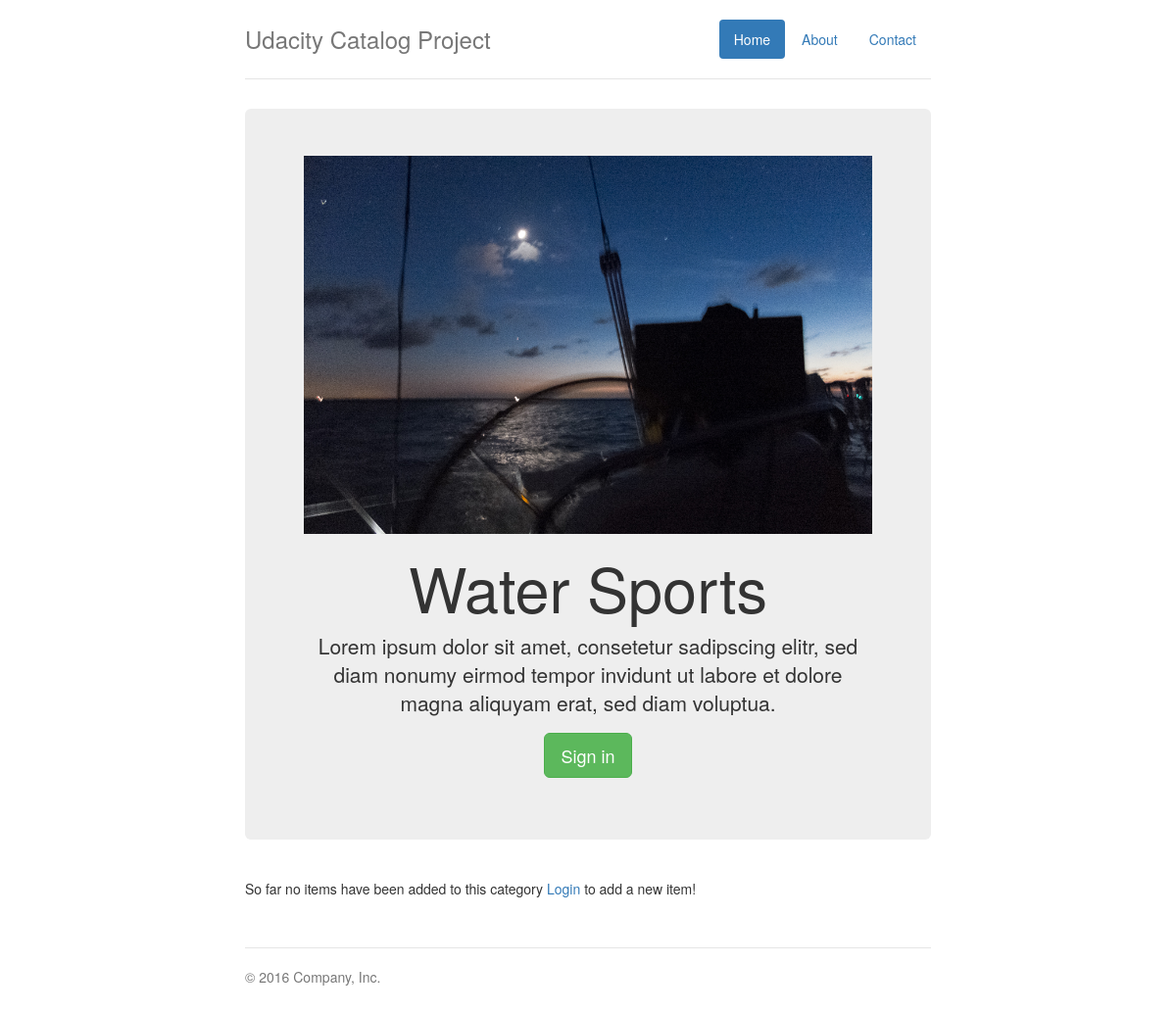
The page /expedition/1/category/1 on the database its author committed.
### setup_database.py (models this page shows, shortened)
class Category(Base):
    __tablename__ = 'categories'
    id = Column(Integer, primary_key=True)
    name = Column(String(80), nullable=False)
    description = Column(String(255), nullable=False)
    picture = Column(String(255), nullable=True)
    user_id = Column(Integer, ForeignKey('users.id'))
    expedition = relationship('Expedition',
                              secondary=expeditions_categories,
                              back_populates='category')

### main.py (the view)
@app.route('/expedition/<int:expedition_id>/category/<int:category_id>')
def category(expedition_id, category_id):
    expedition = session.query(Expedition).filter_by(id=expedition_id).one()
    category = session.query(Category).filter_by(id=category_id).one()
    items = session.query(Item).filter_by(category_id=category_id, expedition_id=expedition_id).all()
    return render_template('category.html', category=category, expedition=expedition, items=items)

### templates/category.html (shortened to what this page needs)
{% extends "base.html" %}
{%block head %}
    {{ super() }}
{% endblock %}
{% block body %}
      <div class="jumbotron">
           <p><img src="{{url_for('static', filename=category.picture) }}" class="img-responsive"></p>
        <h1>{{ category.name }}</h1>
        <p class="lead">{{ category.description }}</p>
        <p><a class="btn btn-lg btn-success" href="{{ url_for('login') }}" role="button">Sign in</a></p>
      </div>
      <div class="row marketing">
          {% if not items %}
          <p>So far no items have been added to this category <a href="{{ url_for('login') }}">Login</a> to add a new item!</p>
           {% else %}
          <div class="col-lg-12">
              {% for i in items %}
          <h4><a href="{{ url_for('item', expedition_id=expedition.id, category_id=category_id, item_id=i.id) }}">{{ i.name }}</a></h4>
          <p>{{ i.description|truncate(110, True) }}</p>
          {% endfor %}
              {% endif %}
      </div>
      <footer class="footer">
        <p>&copy; 2016 Company, Inc.</p>
      </footer>
    </div>
{% endblock %}

### static/jumbotron-narrow.css (style rules this page uses)
body { padding-top: 20px; padding-bottom: 20px; }
.header, .marketing, .footer { padding-right: 15px; padding-left: 15px; }
.footer { padding-top: 19px; color: #777; border-top: 1px solid #e5e5e5; }
@media (min-width: 768px) { .jumbotron { text-align: center; border-bottom: 1px solid #e5e5e5; } }
.marketing { margin: 40px 0; }
@media screen and (min-width: 768px) { .header, .marketing, .footer { padding-right: 0; padding-left: 0; } }
@media screen and (min-width: 768px) { .jumbotron { border-bottom: 0; } }

### rows shown on the page
Category: picture (picture), name "Water Sports", description "Lorem ipsum dolor sit amet, consetetur sadipscing elitr, sed diam nonumy eirmod tempor invidunt ut labore et dolore magna aliquyam erat, sed diam voluptua."
